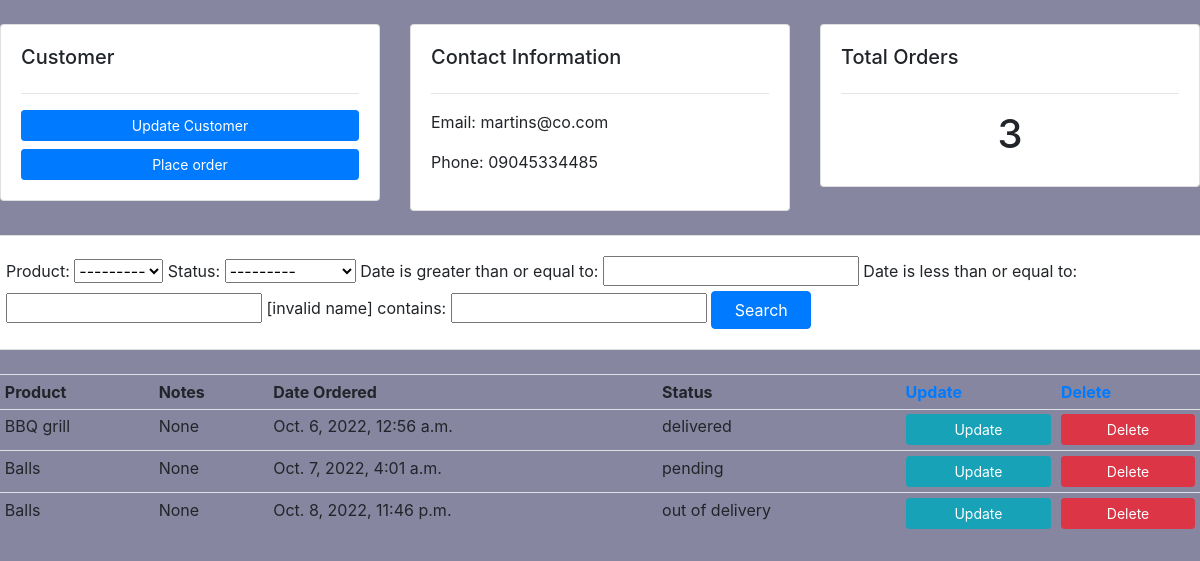
The page /customers/3/ (signed in) on the database its author committed.
### commerceapp/models.py (models this page shows, shortened)
class Customer(models.Model):
    user = models.OneToOneField(User, blank=True, null=True, on_delete=models.CASCADE)
    name = models.CharField(max_length=200, null=True)
    phone = models.CharField(max_length=200, null=True)
    email = models.CharField(max_length=200, null=True)
    profile_pic = models.ImageField(null=True, default='blank-img.jpg', blank=True)
    date = models.DateTimeField(auto_now_add=True, null=True)

class Order(models.Model):
    STATUS = (
        ('pending', 'pending'),
        ('out of delivery', 'out of delivery'),
        ('delivered', 'delivered'),
    )
    customer = models.ForeignKey(Customer, null=True, on_delete=models.SET_NULL)
    product = models.ForeignKey(Product, null=True, on_delete=models.SET_NULL)
    date = models.DateTimeField(auto_now_add=True, null=True)
    status = models.CharField(max_length=200, null=True, choices=STATUS)

class Product(models.Model):
    CATEGORY = (
        ('indoor','indoor'),
        ('outdoor','outdoor'),
    )
    name = models.CharField(max_length=200, null=True)
    price = models.FloatField(null=True)
    category = models.CharField(max_length=200, null=True, choices=CATEGORY)
    description = models.CharField(max_length=200, null=True, blank=True)
    date = models.DateTimeField(auto_now_add=True, null=True)
    tags = models.ManyToManyField(Tag)
    note = models.CharField(max_length=2000, null=True)
    def __str__(self):
        return self.name

### commerceapp/decorators.py (the view)
        def wrapper_func(request, *args, **kwargs):
            group = None
            if request.user.groups.exists():
                group = request.user.groups.all()[0].name
            if group in allowed_roles:
                return view_func(request, *args, **kwargs)
            else:
                return HttpResponse('Sorry, you are not authorized to View this Page!')

### commerceapp/views.py (called while the page is built)
@login_required(login_url='login')
@allowed_users(allowed_roles=['admin'])
def customers(request, pk):
    customer = Customer.objects.get(id=pk)
    orders = customer.order_set.all()
    my_filter = OrderFilter(request.GET, queryset=orders)
    orders = my_filter.qs
    order_count = orders.count()
    return render(request, 'customers.html', {'orders':orders, 'customer': customer, 'order_count': order_count, 'my_filter': my_filter})

### commerceapp/templates/customers.html
{% extends 'main.html' %}
{% block content %}
    <br>
    <div class="row">
        <div class="col-md">
            <div class="card card-body">
                <h5>Customer</h5>
                <hr>
                <a href="#" class="btn btn-primary btn-sm btn-block">
                    Update Customer
                </a>
                <a href="/createorder/{{customer.id}}" class="btn btn-primary btn-sm btn-block">
                    Place order
                </a>
            </div>
        </div>
        <div class="col-md">
            <div class="card card-body">
                <h5>Contact Information</h5>
                <hr>
                <p>Email: {{customer.email}}</p>
                <p>Phone: {{customer.phone}}</p>
            </div>
        </div>
        <div class="col-md">
            <div class="card card-body">
                <h5>Total Orders</h5>
                <hr>
                <h1 style="text-align:center">{{order_count}}</h1>
            </div>
        </div>
    </div>
    <br>
    <div class="row">
        <div class="card card-body">
            <form action="">
                {{my_filter.form}}
                <button class="btn btn-primary text-white p" style="width:100px">Search</button>
            </form>
        </div>
    </div>
    <br>
    <div class="row">
        <div class="col-md">
            <table class="table table-sm">
                <tr>
                    <th>Product</th>
                    <th>Notes</th>
                    <th>Date Ordered</th>
                    <th>Status</th>
                    <th><a href="updateorder/">Update</a></th>
                    <th><a href="deleteorder/">Delete</a></th>
                </tr>
                {% for order in orders %}
                <tr>
                    <td>{{order.product}}</td>
                    <td>{{order.product.note}}</td>
                    <td>{{order.date}}</td>
                    <td>{{order.status}}</td>
                    <td><a href="/updateorder/{{order.id}}" class="btn btn-info btn-sm btn-block">Update</a></td>
                    <td><a href="/delete/{{order.id}}" class="btn btn-danger btn-sm btn-block">Delete</a></td>
                </tr>
                {% endfor %}
            </table>
        </div>
    </div>
{% endblock %}

### commerceapp/static/styles.css (style rules this page uses)
body { background-color: rgb(134, 134, 160); }

### rows shown on the page
Customer: email "martins@co.com", phone "09045334485"
Order: product "BBQ grill", product.note "None", date "Oct. 6, 2022, 12:56 a.m.", status "delivered"
Order: product "Balls", product.note "None", date "Oct. 7, 2022, 4:01 a.m.", status "pending"
Order: product "Balls", product.note "None", date "Oct. 8, 2022, 11:46 p.m.", status "out of delivery"

### other values the page prints
{{ order_count }} "3"
